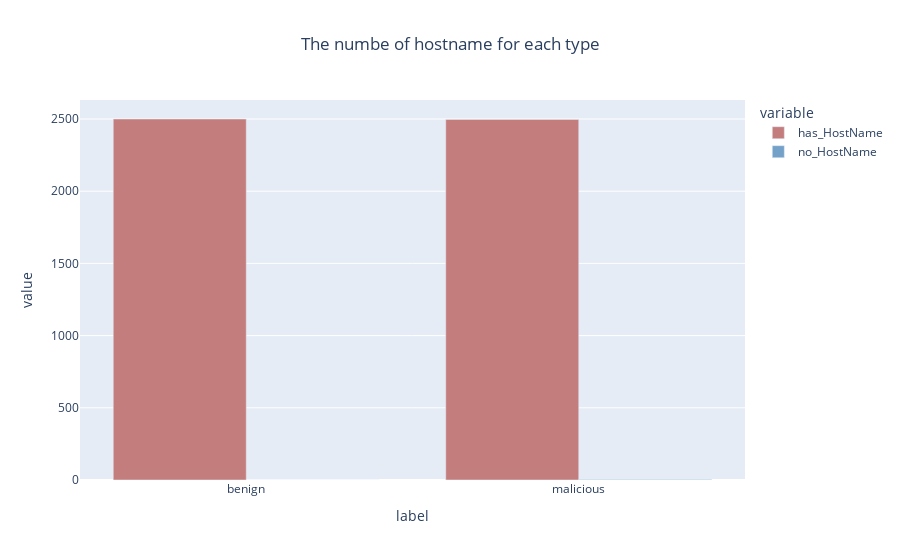

Notebook code for this chart:
### Code cell
px.bar(data_frame=Host,x=Host.label,y=['has_HostName','no_HostName'],barmode='group',title='The numbe of hostname for each type',color_discrete_map={'has_HostName':'#c47d7d','no_HostName':'#73a1c7'}).update_layout(title_x=0.5)

### Figure 1 — Plotly figure (JSON) as saved in the notebook; plotly's stock layout.template omitted (floating-point values rounded to 4 significant figures)
{"data": [{"alignmentgroup": "True", "hovertemplate": "variable=has_HostName<br>label=%{x}<br>value=%{y}<extra></extra>", "legendgroup": "has_HostName", "marker": {"color": "#c47d7d", "pattern": {"shape": ""}}, "name": "has_HostName", "offsetgroup": "has_HostName", "orientation": "v", "showlegend": true, "textposition": "auto", "type": "bar", "x": ["benign", "malicious"], "xaxis": "x", "y": [2500, 2497], "yaxis": "y"}, {"alignmentgroup": "True", "hovertemplate": "variable=no_HostName<br>label=%{x}<br>value=%{y}<extra></extra>", "legendgroup": "no_HostName", "marker": {"color": "#73a1c7", "pattern": {"shape": ""}}, "name": "no_HostName", "offsetgroup": "no_HostName", "orientation": "v", "showlegend": true, "textposition": "auto", "type": "bar", "x": ["benign", "malicious"], "xaxis": "x", "y": [0, 3], "yaxis": "y"}], "layout": {"barmode": "group", "legend": {"title": {"text": "variable"}, "tracegroupgap": 0}, "title": {"text": "The numbe of hostname for each type", "x": 0.5}, "xaxis": {"anchor": "y", "domain": [0, 1], "title": {"text": "label"}}, "yaxis": {"anchor": "x", "domain": [0, 1], "title": {"text": "value"}}}}
